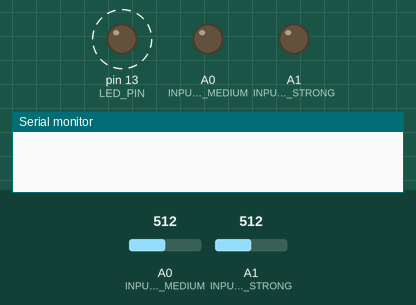
A sketch run on a simulated Arduino Uno, built with avr-gcc and run on an emulated ATmega328P. Parts: output pins drawn as LEDs (lit = HIGH), the last lines printed to the serial monitor. Dashed ring = blinking. Inputs (shaded band) come from the test bench; at power-on: A1 (INPUT_PIN_STRONG) = 512, A0 (INPUT_PIN_MEDIUM) = 512.

Above: at 1.28 s.
1.3 s: A1 (INPUT_PIN_STRONG) set to 456
4.3 s: A1 (INPUT_PIN_STRONG) set to 433
At 4.3 s:
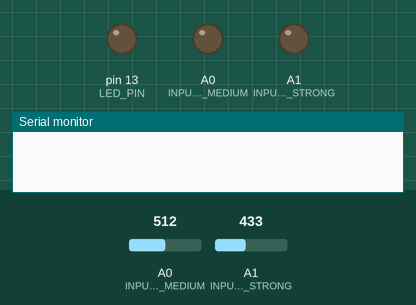
5.8 s: A0 (INPUT_PIN_MEDIUM) set to 440
7.3 s: A0 (INPUT_PIN_MEDIUM) set to 460
At 8.3 s:
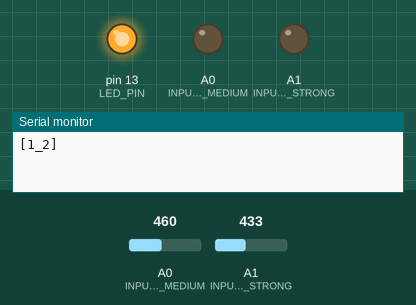
8.8 s: A0 (INPUT_PIN_MEDIUM) set to 306
At 9.6 s:
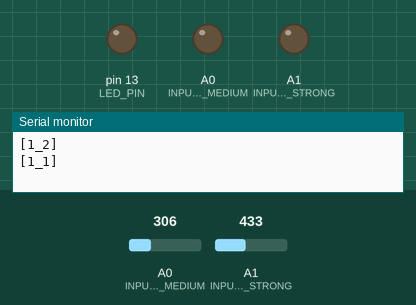
Timing chart, 0 to 11.3 s (numbered marks = the images above; inputs shaded):
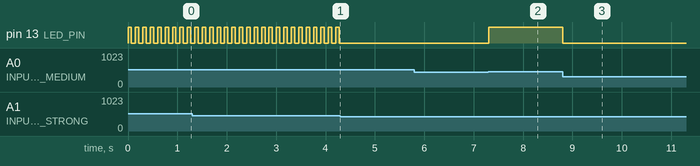

The sketch:

fight-vest-sensor.ino
```cpp
// declare global variables
int INPUT_PIN_MEDIUM;
int INPUT_PIN_STRONG;
int LED_PIN;
boolean ledState;

boolean waitPunch;
int punchStrength;

char inbyte;

void setup() {
  // put your setup code here, to run once:

  // initialize global variables
  INPUT_PIN_MEDIUM = A0;
  INPUT_PIN_STRONG = A1;

  LED_PIN = 13;
  ledState = false;
  waitPunch = true;
  punchStrength = 0;

  // initial state of pins
  pinMode(LED_PIN, OUTPUT);       // led pin to behave as output
  digitalWrite(LED_PIN, LOW);     // turn off led
  Serial.begin(9600);             // serial communication is done at 96000 bouds
  analogWrite(INPUT_PIN_MEDIUM, 0);      // force 0v,
  analogWrite(INPUT_PIN_STRONG, 0);      // force 0v,
  // otherwise readings can fluctuate due to noise,
  // but this way readings have smaller values than usual!

  inbyte = 0;
}

void loop() {
  // read data from the sensor
  int value_medium = analogRead(INPUT_PIN_MEDIUM);
  int value_strong = analogRead(INPUT_PIN_STRONG);

  if (value_strong >= 450) {
    // strong punch
    waitPunch = false;      // notify that punch is detected and not waiting for
    punchStrength = 2;

    // blink led at 5V
    ledState = true;
    digitalWrite(LED_PIN, HIGH);
    delay(70);

    ledState = false;
    digitalWrite(LED_PIN, LOW);
    delay(70);
  }
  else if (value_medium >= 450 && waitPunch) {
    // medium punch
    waitPunch = false;      // notify that punch is detected and not waiting for

    // if coming back from strong punch let it be strong
    // othervise let it be medium punch
    if (punchStrength < 2) {
      punchStrength = 1;
    }

    // turn on led at 3V
    ledState = true;
    digitalWrite(LED_PIN, HIGH);
  }
  else if(value_medium <= 450 && value_strong <= 450) {
    // no punch // 0v

    // if first time 0v notify for punch strength
    // notify for punch strenght
    // then reset value to 0 and turn off led
    if (! waitPunch) {
      if (punchStrength == 2) {
        // strong punch was detected
        //Serial.println("# punch = STRONG $");
        Serial.println("[1_2]");
      }
      else if (punchStrength == 1) {
        // medium punch
        //Serial.println("# punch = MEDIUM $");
        Serial.println("[1_1]");
      }
      else {
        // unknown punch value
        //Serial.println("# Unknown punch strength $");
        Serial.println("[x_y]");
      }

      // reset punch
      punchStrength = 0;

      // reset led
      ledState = false;
      digitalWrite(LED_PIN, LOW);
    }

    // notify that we are waiting for next punch
    waitPunch = true;
  }

  // read data send from the Android device
  while(Serial.available() > 0)
  {
    inbyte = Serial.read();
    if(inbyte == 'x'){
      // android device is sending 'x' to check for active conection
      // at multiple points of the activities life cycle
      // just ignore them
 // Serial.println("x from android to be ignorred");
    }
    else{
      // Serial.println(inbyte);
    }

  }

  delay(10);
}
```

Measured:
- the behaviour switches between 450 and 449 on A1 (INPUT_PIN_STRONG) (found by bisection; images 0 and 1)
- after the input at 4.3 s, pin 13 (LED_PIN): stops changing and stays LOW
- after the input at 7.3 s, pin 13 (LED_PIN): LOW → HIGH at once
- after the input at 8.8 s, pin 13 (LED_PIN): HIGH → LOW at once
- by itself, pin 13 (LED_PIN): alternates HIGH for 0.07 s and LOW for 0.08 s
